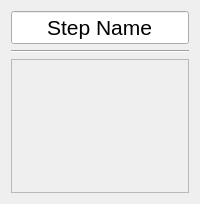
<?xml version="1.0" encoding="UTF-8"?>
<ui version="4.0">
 <class>stepBaseWidget</class>
 <widget class="QWidget" name="stepBaseWidget">
  <property name="geometry">
   <rect>
    <x>0</x>
    <y>0</y>
    <width>200</width>
    <height>204</height>
   </rect>
  </property>
  <property name="minimumSize">
   <size>
    <width>200</width>
    <height>0</height>
   </size>
  </property>
  <property name="maximumSize">
   <size>
    <width>200</width>
    <height>16777215</height>
   </size>
  </property>
  <property name="focusPolicy">
   <enum>Qt::ClickFocus</enum>
  </property>
  <property name="windowTitle">
   <string>Form</string>
  </property>
  <layout class="QVBoxLayout" name="verticalLayout">
   <item>
    <widget class="QLineEdit" name="stepNameLine">
     <property name="font">
      <font>
       <pointsize>16</pointsize>
      </font>
     </property>
     <property name="cursor">
      <cursorShape>IBeamCursor</cursorShape>
     </property>
     <property name="text">
      <string>Step Name</string>
     </property>
     <property name="alignment">
      <set>Qt::AlignCenter</set>
     </property>
    </widget>
   </item>
   <item>
    <widget class="Line" name="line">
     <property name="orientation">
      <enum>Qt::Horizontal</enum>
     </property>
    </widget>
   </item>
   <item>
    <widget class="QFrame" name="detailFrame">
     <property name="frameShape">
      <enum>QFrame::StyledPanel</enum>
     </property>
     <property name="frameShadow">
      <enum>QFrame::Raised</enum>
     </property>
     <layout class="QFormLayout" name="formLayout"/>
    </widget>
   </item>
  </layout>
 </widget>
 <resources/>
 <connections/>
</ui>
